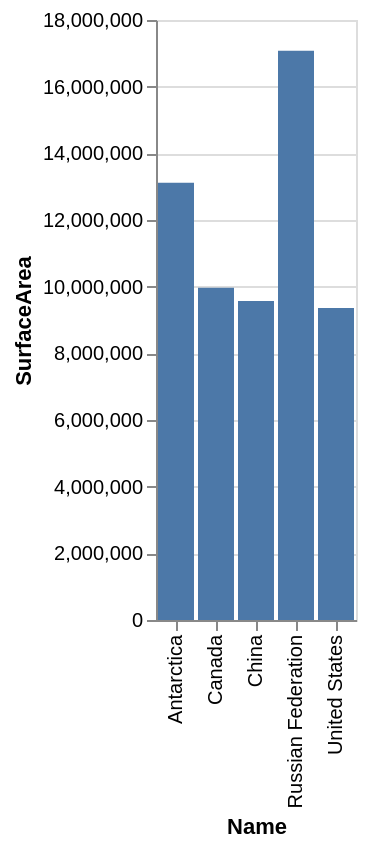

Write a Vega-Lite specification for this figure.
### Vega-Lite specification from a JSON file in a GitHub repository (floating-point values rounded to 4 significant figures)
{"data": {"values": [{"x_data": "Russian Federation", "y_data": 17075400}, {"x_data": "Antarctica", "y_data": 13120000}, {"x_data": "Canada", "y_data": 9970610}, {"x_data": "China", "y_data": 9572900}, {"x_data": "United States", "y_data": 9363520}]}, "mark": "bar", "encoding": {"x": {"field": "x_data", "type": "nominal", "title": "Name", "sort": "ascending"}, "y": {"field": "y_data", "type": "quantitative", "title": "SurfaceArea"}}}
